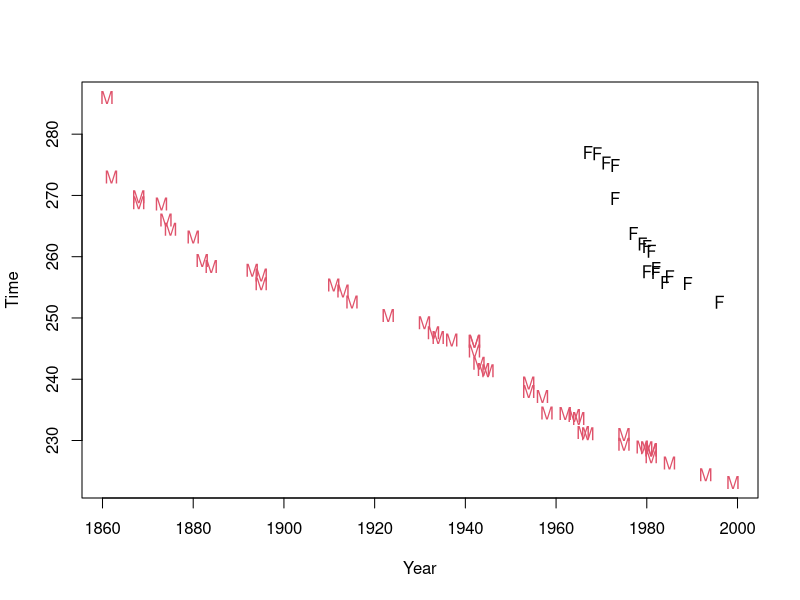
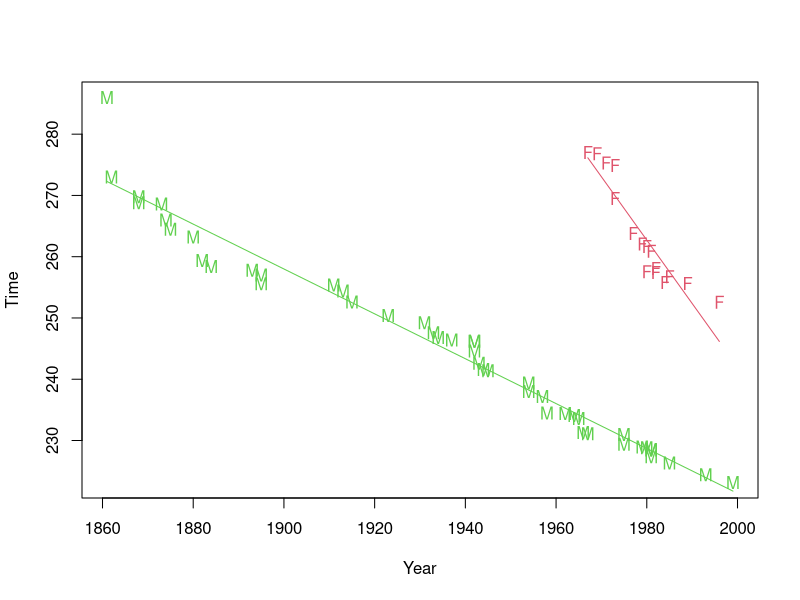

These charts were generated, in order, by the following R code:
## ---- chunk 1
yield = c(43,45,47,46,48,33,37,38,35,56,54,57)
fertiliser = c(1,1,1,1,1,2,2,2,2,3,3,3)
typefert = factor(fertiliser)
## ---- chunk 2
tomato = data.frame(yield,typefert)
tomato
## ---- chunk 3
#Response variable
y = tomato$yield
#Our Design Matrix
X = matrix(0,12,4)
X[,1]=1
for (i in 1:3){X[typefert == i, i +1] = 1}
X
## ---- chunk 4
#Finding the Condition Inverse according from the lectures!
XtXc = matrix(0,4,4)
XtXc[2:4,2:4] = solve((t(X)%*%X)[2:4,2:4])
XtXc
## ---- chunk 5
#First from the tutorials we find another Conditional inverse using the ginv function
library(MASS)
library(Matrix)
XtXc2 = ginv(t(X)%*%X)
XtXc2

## ---- chunk 6
b = XtXc%*%t(X)%*%y
b
## ---- chunk 7
b2 = XtXc2%*%t(X)%*%y
b2
## ---- chunk 8
I = diag(c(rep(1,4)))
I - XtXc%*%t(X)%*%X
## ---- chunk 9
library(MASS)
library(Matrix)
tt = c(4,2,1,1)
tt%*%ginv(t(X)%*%X)%*%t(X)%*%X

## ---- chunk 10
library(Matrix)
n = 12
SSRes = sum((y-X%*%b)^2)
s2 = SSRes/(n-rankMatrix(X)[1])
#Attempt 1
tt = c(1,1,0,0) #yield from fertiliser 1
ta = qt(0.975,n-rankMatrix(X)[1])
s = sqrt(s2)

#Creating our Prediction Interval
halfwidth = ta*s*sqrt(1+t(tt)%*%ginv(t(X)%*%X)%*%tt)
c(tt%*%b-halfwidth,tt%*%b+halfwidth)
## ---- chunk 11
#Attempt 1
library(Matrix)
C = matrix(c(1,0,-1,0,1,0,0,-1),2,4)
m = rankMatrix(C)[1]
num = t(C%*%b)%*%solve(C%*%ginv(t(X)%*%X)%*%t(C))%*%C%*%b
Fstat = (num/m)/s2
Fstat
pf(Fstat,m,n-rankMatrix(X)[1], lower = F)

## ---- chunk 12
#Actual Solution
library(Matrix)
C = matrix(c(0,0,1,-1),1,4)
m = rankMatrix(C)[1]
num = t(C%*%b)%*%solve(C%*%ginv(t(X)%*%X)%*%t(C))%*%C%*%b
Fstat = (num/m)/s2
Fstat
pf(Fstat,m,n-rankMatrix(X)[1], lower = F)

## ---- chunk 13
#Setting the directory
setwd("~/Desktop/UNIMELB 2021 Material/UNIMELB S1 2021 (Currently)/MAST30025/Tutorials /Tutorials/Rfile/data")
mile = read.csv("mile.csv")
str(mile)

## ---- chunk 14
#Ensure you convert gender into your Factor Type. 
genderfactor = factor(mile$Gender)
plot(Time ~ Year, pch=as.character(genderfactor), col=genderfactor, data=mile)

## ---- chunk 15

#Remember we still dealing with the additive model with interaction!
library(MASS)
library(Matrix)
y = mile$Time
n = length(mile$Time)
X = matrix(c(rep(1,n),rep(0,n*5)),n,6)
X[cbind(1:n,as.numeric(genderfactor)+1)]=1
X[cbind(1:n,as.numeric(genderfactor)+3)]=1
#Trickest part since Year in this case we do not account them as integers
X



r = rankMatrix(X)[1]
XtXc = ginv(t(X)%*%X)
b = XtXc%*%t(X)%*%y
b
s2 = sum((y-X%*%b)^2)/(n-r)
C = matrix(c(0,0,0,1,-1,0,0,0,0,1,0,-1),2,6,byrow = T)
Fstat  = t(b)%*%t(C)%*%solve(C%*%XtXc%*%t(C))%*%C%*%b/2/s2
Fstat
pf(Fstat,2,n-r,lower=F)
## ---- chunk 16
imodel = lm(Time~Year*Gender, data = mile)
summary(imodel)
## ---- chunk 17
amodel = lm(Time~Year+Gender,data = mile)
summary(amodel)
## ---- chunk 18
anova(imodel,amodel)
## ---- chunk 19
imodel = lm(Time~Year*Gender, data = mile)
imodel$coefficients
## ---- chunk 20
imodel$coef[c(1,2)] + imodel$coef[c(3,4)]
## ---- chunk 21
plot(Time ~ Year, data = mile, col=as.numeric(genderfactor)+1,pch=as.character(genderfactor))
for (i in 1:2) { with(mile, lines(Year[as.numeric(genderfactor)==i],fitted(imodel)[as.numeric(genderfactor)==i], col=i+1))}
## ---- chunk 22
-imodel$coef[3]/imodel$coef[4]
## ---- chunk 23
confint(imodel)[4,]
## ---- chunk 24
library(car)
linearHypothesis(imodel, c(0,1,0,1), -0.3)
## ---- chunk 25
x = sample(50,50)
x[1:9]
## ---- chunk 26

x[10:23]
## ---- chunk 27

x[24:50]
